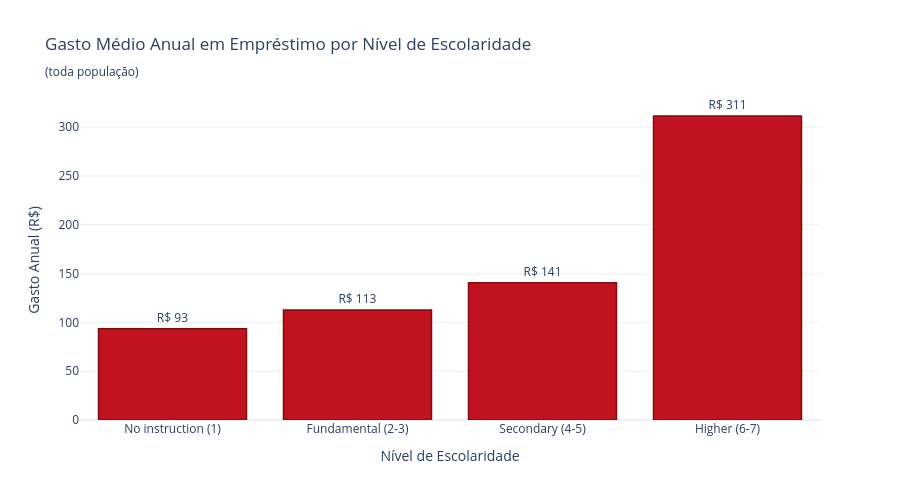

Notebook cell for this chart:
### Markdown cell above
### 5.2.2 Debt spending by education band (all UCs)

### Code cell
fig_debt = plotly_figs.debt_spending_by_education(pdf, save=True)
fig_debt.show()

### Figure 1 — Plotly figure (JSON) as saved in the notebook; plotly's stock layout.template omitted (floating-point values rounded to 4 significant figures)
{"data": [{"error_y": {"array": [-93.38, -112.6, -140.5, -311.5], "arrayminus": [93.38, 112.6, 140.5, 311.5], "symmetric": false, "type": "data", "visible": true}, "marker": {"color": "#C1121F", "line": {"color": "#800C0C", "width": 1.5}}, "name": "Gasto em Empréstimo", "text": ["R$ 93", "R$ 113", "R$ 141", "R$ 311"], "textposition": "outside", "type": "bar", "x": ["No instruction (1)", "Fundamental (2-3)", "Secondary (4-5)", "Higher (6-7)"], "y": [93.38, 112.6, 140.5, 311.5]}], "layout": {"font": {"size": 12}, "height": 500, "hovermode": "x unified", "showlegend": false, "title": {"text": "Gasto Médio Anual em Empréstimo por Nível de Escolaridade<br><sub>(toda população)</sub>"}, "xaxis": {"title": {"text": "Nível de Escolaridade"}}, "yaxis": {"title": {"text": "Gasto Anual (R$)"}}}}
